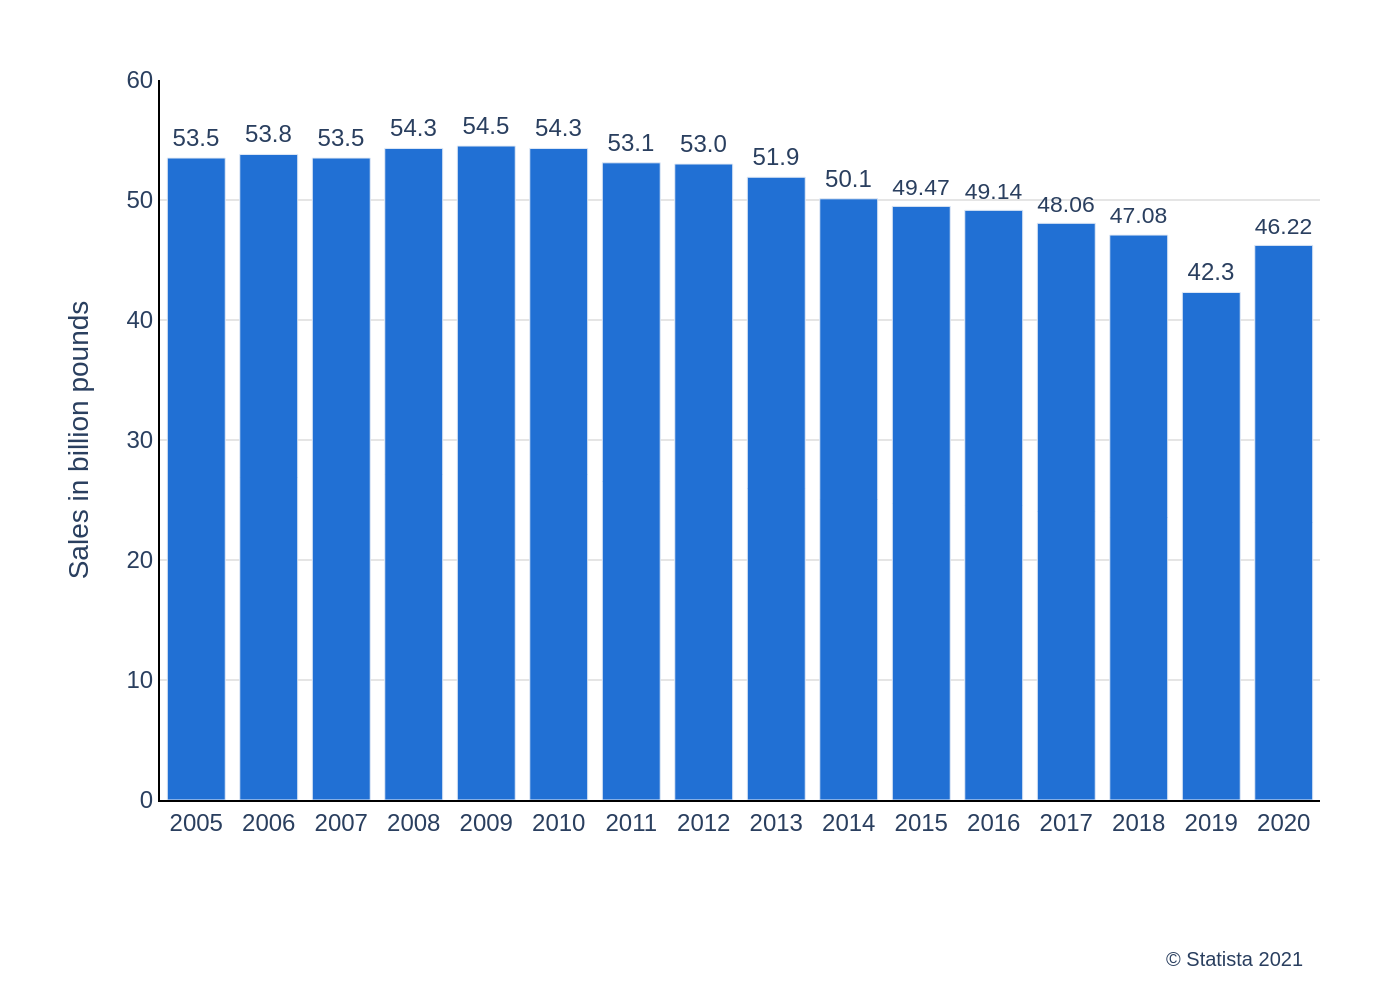

Write the Python code that produced this figure.
import sys
import json
import pathlib
import plotly.graph_objects as go

# Check for command-line argument
if len(sys.argv) < 2:
    print(f"Usage: python {sys.argv[0]} <json_file_path>")
    sys.exit(1)

# Get the JSON file path from the command-line argument
json_file_path = pathlib.Path(sys.argv[1])

# Check if the JSON file exists
if not json_file_path.is_file():
    print(f"Error: JSON file not found at '{json_file_path}'")
    sys.exit(1)

# Read the JSON data from the file
with open(json_file_path, 'r', encoding='utf-8') as f:
    chart_info = json.load(f)

# Extract data, texts, and colors from the JSON object
chart_data = chart_info.get('chart_data', [])
texts = chart_info.get('texts', {})
colors = chart_info.get('colors', [])

# Prepare data for Plotly
categories = [item['category'] for item in chart_data]
values = [item['value'] for item in chart_data]

# Create the figure
fig = go.Figure()

# Add the bar trace
fig.add_trace(go.Bar(
    x=categories,
    y=values,
    marker_color=colors[0] if colors else None,
    text=values,
    textposition='outside',
    texttemplate='%{text}',
    cliponaxis=False  # Prevents text on top of bars from being clipped
))

# Update the layout
fig.update_layout(
    font=dict(
        family="Arial",
        size=12
    ),
    plot_bgcolor='white',
    xaxis=dict(
        title_text=texts.get('x_axis_title'),
        showgrid=False,
        linecolor='black'
    ),
    yaxis=dict(
        title_text=texts.get('y_axis_title'),
        range=[0, 60],
        tickvals=[0, 10, 20, 30, 40, 50, 60],
        gridcolor='#E5E5E5',
        linecolor='black'
    ),
    showlegend=False,
    margin=dict(l=80, r=40, t=40, b=100),
    annotations=[
        dict(
            text=texts.get('source'),
            showarrow=False,
            xref='paper',
            yref='paper',
            x=0.99,
            y=-0.2, # Positioned below the x-axis
            xanchor='right',
            yanchor='top',
            font=dict(size=10)
        )
    ]
)

# Define the output image filename based on the input JSON filename
output_filename = json_file_path.stem + '.png'

# Save the figure to a PNG image file
fig.write_image(output_filename, scale=2)

print(f"Chart saved to {output_filename}")
